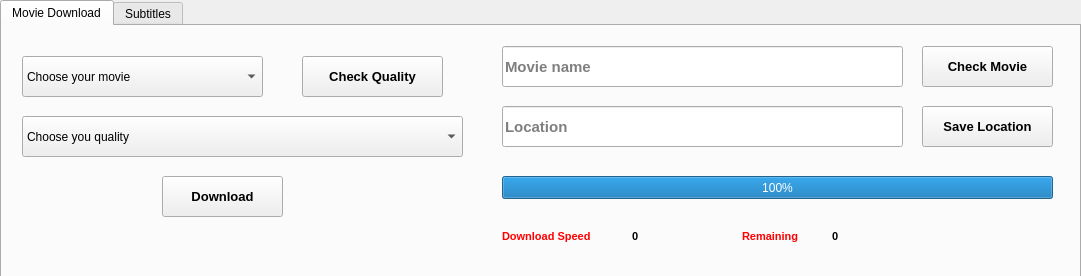
<?xml version="1.0" encoding="UTF-8"?>
<ui version="4.0">
 <class>Form</class>
 <widget class="QWidget" name="Form">
  <property name="geometry">
   <rect>
    <x>0</x>
    <y>0</y>
    <width>1081</width>
    <height>276</height>
   </rect>
  </property>
  <property name="windowTitle">
   <string>Form</string>
  </property>
  <widget class="QTabWidget" name="tabWidget">
   <property name="geometry">
    <rect>
     <x>0</x>
     <y>0</y>
     <width>1081</width>
     <height>371</height>
    </rect>
   </property>
   <property name="styleSheet">
    <string notr="true"/>
   </property>
   <property name="currentIndex">
    <number>0</number>
   </property>
   <widget class="QWidget" name="tab">
    <attribute name="title">
     <string>Movie Download</string>
    </attribute>
    <widget class="QLineEdit" name="lineEdit">
     <property name="geometry">
      <rect>
       <x>500</x>
       <y>20</y>
       <width>401</width>
       <height>41</height>
      </rect>
     </property>
     <property name="font">
      <font>
       <pointsize>11</pointsize>
       <weight>75</weight>
       <bold>true</bold>
      </font>
     </property>
     <property name="placeholderText">
      <string>Movie name</string>
     </property>
    </widget>
    <widget class="QProgressBar" name="progressBar">
     <property name="geometry">
      <rect>
       <x>500</x>
       <y>150</y>
       <width>551</width>
       <height>23</height>
      </rect>
     </property>
     <property name="contextMenuPolicy">
      <enum>Qt::DefaultContextMenu</enum>
     </property>
     <property name="layoutDirection">
      <enum>Qt::LeftToRight</enum>
     </property>
     <property name="value">
      <number>100</number>
     </property>
     <property name="orientation">
      <enum>Qt::Horizontal</enum>
     </property>
     <property name="invertedAppearance">
      <bool>false</bool>
     </property>
     <property name="textDirection">
      <enum>QProgressBar::TopToBottom</enum>
     </property>
    </widget>
    <widget class="QPushButton" name="pushButton">
     <property name="geometry">
      <rect>
       <x>920</x>
       <y>20</y>
       <width>131</width>
       <height>41</height>
      </rect>
     </property>
     <property name="font">
      <font>
       <pointsize>10</pointsize>
       <weight>75</weight>
       <bold>true</bold>
      </font>
     </property>
     <property name="styleSheet">
      <string notr="true">QPushButton {
   text-shadow: 2px 2px 5px red;
}</string>
     </property>
     <property name="text">
      <string>Check Movie</string>
     </property>
    </widget>
    <widget class="QComboBox" name="comboBox">
     <property name="geometry">
      <rect>
       <x>20</x>
       <y>30</y>
       <width>241</width>
       <height>41</height>
      </rect>
     </property>
     <property name="currentText">
      <string>Choose your movie</string>
     </property>
     <item>
      <property name="text">
       <string>Choose your movie</string>
      </property>
     </item>
    </widget>
    <widget class="QLineEdit" name="lineEdit_2">
     <property name="geometry">
      <rect>
       <x>500</x>
       <y>80</y>
       <width>401</width>
       <height>41</height>
      </rect>
     </property>
     <property name="font">
      <font>
       <pointsize>11</pointsize>
       <weight>75</weight>
       <bold>true</bold>
      </font>
     </property>
     <property name="readOnly">
      <bool>true</bool>
     </property>
     <property name="placeholderText">
      <string>Location</string>
     </property>
    </widget>
    <widget class="QComboBox" name="comboBox_Quality">
     <property name="geometry">
      <rect>
       <x>20</x>
       <y>90</y>
       <width>441</width>
       <height>41</height>
      </rect>
     </property>
     <item>
      <property name="text">
       <string>Choose you quality</string>
      </property>
     </item>
    </widget>
    <widget class="QPushButton" name="save_location_button">
     <property name="geometry">
      <rect>
       <x>920</x>
       <y>80</y>
       <width>131</width>
       <height>41</height>
      </rect>
     </property>
     <property name="font">
      <font>
       <pointsize>10</pointsize>
       <weight>75</weight>
       <bold>true</bold>
      </font>
     </property>
     <property name="text">
      <string>Save Location</string>
     </property>
    </widget>
    <widget class="QPushButton" name="pushButton_download">
     <property name="geometry">
      <rect>
       <x>160</x>
       <y>150</y>
       <width>121</width>
       <height>41</height>
      </rect>
     </property>
     <property name="font">
      <font>
       <pointsize>10</pointsize>
       <weight>75</weight>
       <bold>true</bold>
      </font>
     </property>
     <property name="text">
      <string>Download</string>
     </property>
    </widget>
    <widget class="QPushButton" name="pushButton_Checkquality">
     <property name="geometry">
      <rect>
       <x>300</x>
       <y>30</y>
       <width>141</width>
       <height>41</height>
      </rect>
     </property>
     <property name="font">
      <font>
       <pointsize>10</pointsize>
       <weight>75</weight>
       <bold>true</bold>
      </font>
     </property>
     <property name="text">
      <string>Check Quality</string>
     </property>
    </widget>
    <widget class="QLabel" name="label_downloadspeed">
     <property name="geometry">
      <rect>
       <x>500</x>
       <y>200</y>
       <width>111</width>
       <height>20</height>
      </rect>
     </property>
     <property name="font">
      <font>
       <pointsize>8</pointsize>
       <weight>75</weight>
       <bold>true</bold>
      </font>
     </property>
     <property name="styleSheet">
      <string notr="true">color: red;
</string>
     </property>
     <property name="text">
      <string>Download Speed</string>
     </property>
    </widget>
    <widget class="QLabel" name="label_downloadspeedcurrent">
     <property name="geometry">
      <rect>
       <x>630</x>
       <y>200</y>
       <width>101</width>
       <height>20</height>
      </rect>
     </property>
     <property name="font">
      <font>
       <pointsize>8</pointsize>
       <weight>75</weight>
       <bold>true</bold>
      </font>
     </property>
     <property name="styleSheet">
      <string notr="true">color: Black;
</string>
     </property>
     <property name="text">
      <string>0</string>
     </property>
    </widget>
    <widget class="QLabel" name="label_downloadspeed_2">
     <property name="geometry">
      <rect>
       <x>740</x>
       <y>200</y>
       <width>111</width>
       <height>20</height>
      </rect>
     </property>
     <property name="font">
      <font>
       <pointsize>8</pointsize>
       <weight>75</weight>
       <bold>true</bold>
      </font>
     </property>
     <property name="styleSheet">
      <string notr="true">color: red;
</string>
     </property>
     <property name="text">
      <string>Remaining</string>
     </property>
    </widget>
    <widget class="QLabel" name="label_Remaining">
     <property name="geometry">
      <rect>
       <x>830</x>
       <y>200</y>
       <width>131</width>
       <height>20</height>
      </rect>
     </property>
     <property name="font">
      <font>
       <pointsize>8</pointsize>
       <weight>75</weight>
       <bold>true</bold>
      </font>
     </property>
     <property name="styleSheet">
      <string notr="true">color: Black;
</string>
     </property>
     <property name="text">
      <string>0</string>
     </property>
    </widget>
   </widget>
   <widget class="QWidget" name="tab_2">
    <attribute name="title">
     <string>Subtitles</string>
    </attribute>
   </widget>
  </widget>
 </widget>
 <resources>
  <include location="QRC Files/Test.qrc"/>
 </resources>
 <connections/>
</ui>
